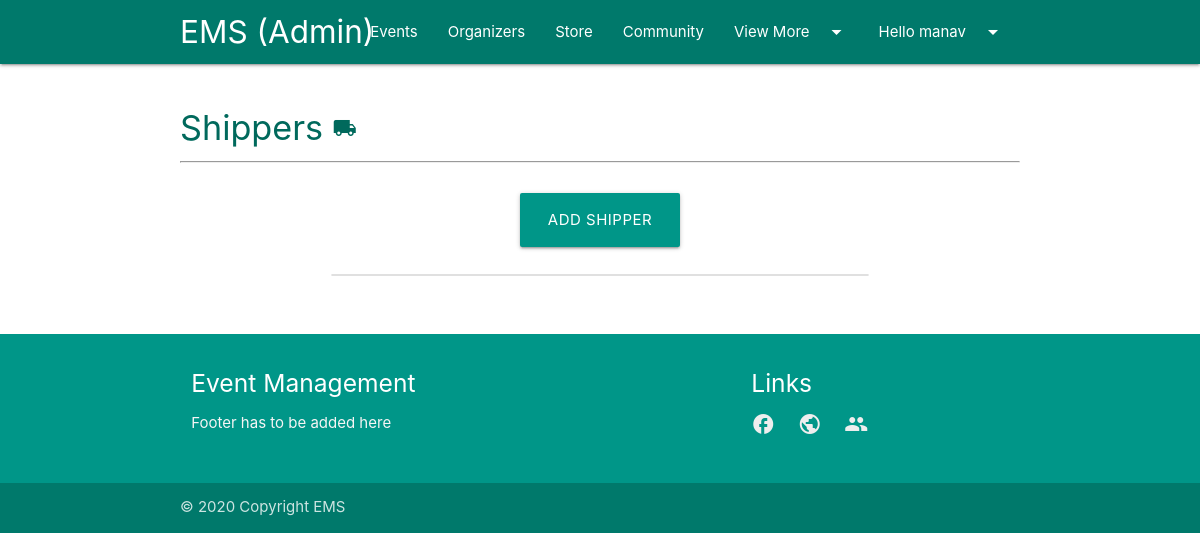
/shippers/ (signed in), run on an earlier commit of the app's database.
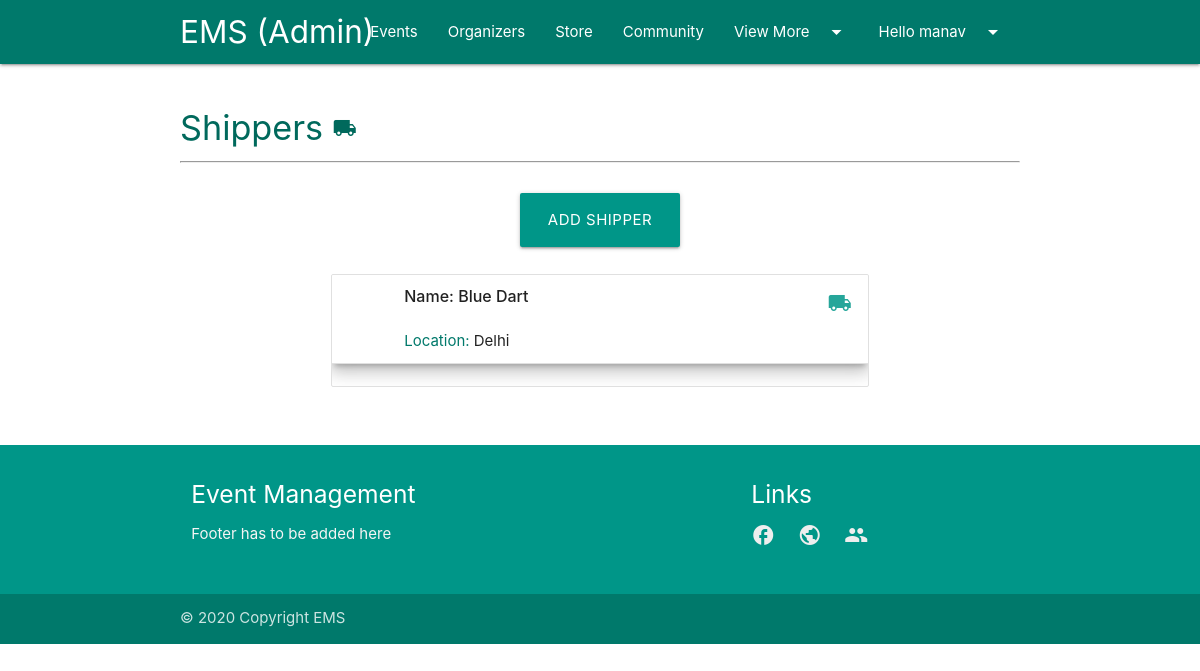
And on a later commit of the database.
### ems/models.py (models this page shows, shortened)
class Shipper(models.Model):
    name = models.CharField(max_length=200)
    location = models.CharField(max_length=200)

### ems/views.py (the view)
# urls.py: path('shippers/', views.shippers, name='shippers'),
@login_required(login_url='login')
def shippers(request):
    shippers = Shipper.objects.all().order_by('-id')
    context = {
        'shippers': shippers
    }
    return render(request, 'ems/render/shippers.html', context)

### ems/templatetags/auth_extras.py (called while the page is built)
@register.filter(name='has_group')
def has_group(user, group_name):
    group = Group.objects.get(name=group_name)
    return True if group in user.groups.all() else False

### ems/templates/ems/render/shippers.html
{% extends 'ems/main.html' %}
{% load static %}
{% load auth_extras %}
{% block content %}
<div class="container users-section">
    <br>
    <h4 class="teal-text text-darken-3">Shippers <i class="material-icons">local_shipping</i></h4>
    <hr>
    <br>
    <div class="row">
        {% if request.user|has_group:"admin" %}
        <div class="row center">
            <a href="{% url 'create_shipper' %}" class="btn btn-large teal">Add Shipper</a>
        </div>
        {% endif %}
        <div class="col m8 offset-m2">
            <ul class="collection">
                {% for shipper in shippers %}
                <li class="collection-item avatar z-depth-3">
                    <span class="title"><strong>Name: {{ shipper.name }}</strong></span>
                    <p><br><span class="teal-text text-darken-2">Location: </span>{{ shipper.location }}<br>
                    </p>
                    <a href="#!" class="secondary-content"><i class="material-icons">local_shipping</i></a>
                </li>
                <br>
                {% endfor %}
            </ul>
        </div>
    </div>
    <br>
</div>
{% endblock %}

What changed in the data, as far as the page shows it:
added Shipper: name "Blue Dart", location "Delhi"
